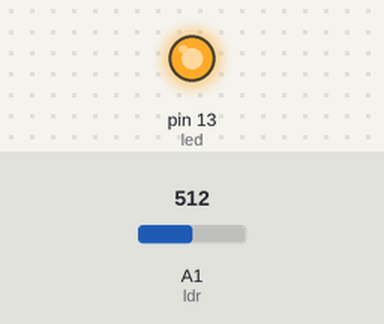
Bench run of a sketch on a simulated Arduino Uno, built with avr-gcc and run on an emulated ATmega328P. Shown: output pins drawn as LEDs (lit = HIGH). The inputs (shaded band) are chosen by the test bench; at power-on: A1 (ldr) = 512.

Above: at 1.2 s.
1.3 s: A1 (ldr) set to 1014
2.8 s: A1 (ldr) set to 1023
At 3.4 s:
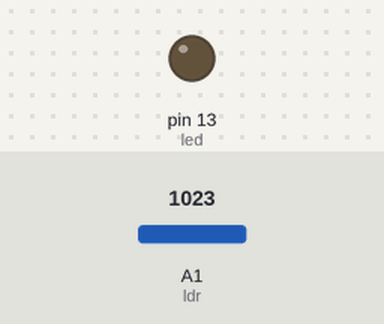
4.3 s: A1 (ldr) set to 900
At 4.6 s:
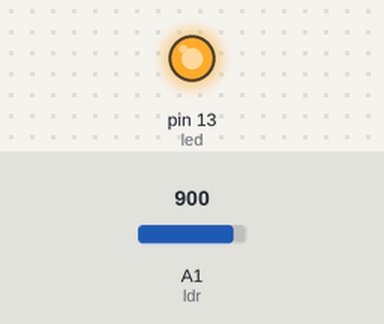
Timing chart, 0 to 7.3 s (numbered marks = the images above; inputs shaded):
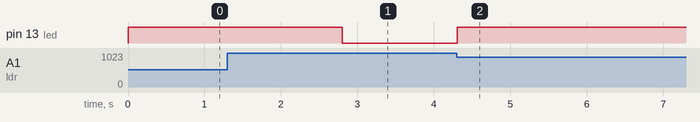

Measured:
- the behaviour switches between 1022 and 1023 on A1 (ldr) (found by bisection; images 0 and 1)
- after the input at 1.3 s, every drawn part: stays the same
- after the input at 2.8 s, pin 13 (led): HIGH → LOW at once
- after the input at 4.3 s, pin 13 (led): LOW → HIGH at once

The sketch:

ldr_e_led.ino
```cpp
/*
    Autor(a): Diana Santos - Franzininho
    Data: 20/08/23
    Título: Exemplo 6 - Explorando a Luz e a Escuridão no espaço com LDR
    Descrição: Neste exemplo responsável por projetar sistemas de iluminação
    automática para uma estação espacial.
*/

//Sensor de luz com LDR
int led = 13; // pino 13
int ldr = 1; //LDR no pino analógico A1
int ldrValor = 1; //Valor lido do LDR

void setup() {
 pinMode(led,OUTPUT); //define LED como Saída
}

void loop() {
 //ler o valor do LDR
 ldrValor = analogRead(ldr); //O valor lido será entre 0 e 1023
 //se o valor lido for maior que 800, liga o led
 if (ldrValor>= 1023){
   digitalWrite(led, LOW);      //aciona saída
 } else {  // senão, apaga o led
   digitalWrite(led,HIGH);        //desliga saída
 }
 delay(100);
}
```
